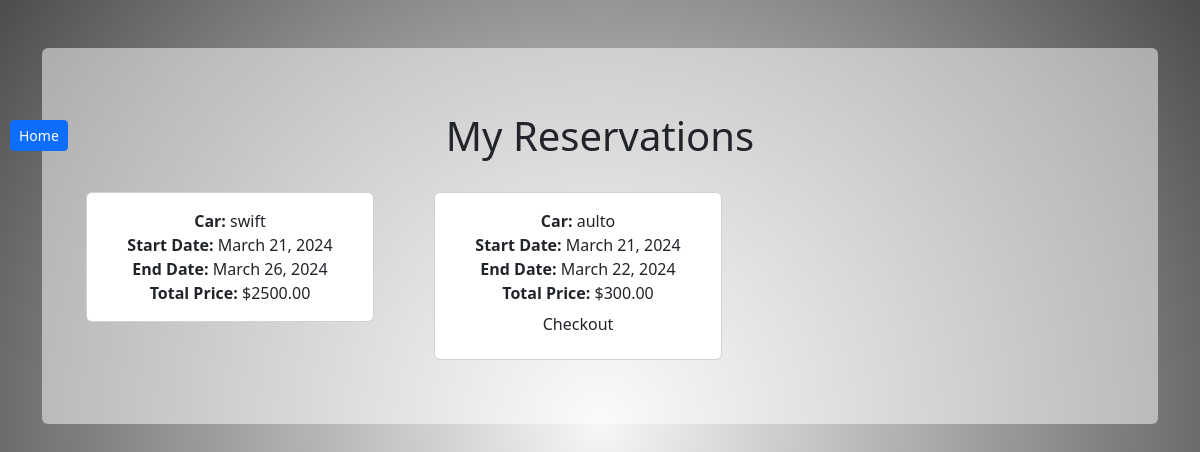
The page /reservations/ (signed in) on the database its author committed.
### app/models.py (models this page shows, shortened)
class CarReserve(models.Model):
    customer=models.ForeignKey(UserProfile,on_delete=models.CASCADE)
    car=models.ForeignKey(RentCar,on_delete=models.CASCADE)
    start_date=models.DateField()
    end_date=models.DateField()
    checked_out = models.BooleanField(default=False)
    created_on = models.DateTimeField(auto_now_add=True)
    total_price = models.DecimalField(max_digits=10, decimal_places=2, default=0.0)
    class Meta:
        ordering = ['-created_on']

class RentCar(models.Model):
    owner=models.ForeignKey(CarRenterProfile,on_delete=models.CASCADE,related_name="carrental_profile")
    name=models.CharField(max_length=200)
    price=models.PositiveBigIntegerField()
    car_img=models.ImageField(upload_to="static/images/car",default='static/images/car/default.jpg', blank=True, null=True)
    discription=models.CharField(max_length=200)
    STATUS_CHOICES = [
        ("available", "Available"),
        ("not_available", "Not Available"),
    ]
    status = models.CharField(max_length=200, choices=STATUS_CHOICES, default="available")

### app/views.py (the view)
# urls.py: path('reservations/', UserReservationListView.as_view(), name='user_reservation_list'),
class UserReservationListView(ListView):
    model = CarReserve
    template_name = 'user_reservation_list.html'
    context_object_name = 'reservations'
    def get_queryset(self):
        return CarReserve.objects.filter(customer=self.request.user.user_profile)

### app/templates/user_reservation_list.html (shortened to what this page needs)
<!DOCTYPE html>
<html lang="en">
<head>
    <link href="https://cdn.jsdelivr.net/npm/bootstrap@5.3.3/dist/css/bootstrap.min.css" rel="stylesheet">
</head>
<body class="vh-100" style="background: rgb(241, 239, 240);
background: radial-gradient(circle, rgb(248, 247, 247) 0%, rgb(76, 76, 77) 100%);">
<a href="{% url 'home' %}" class="btn btn-primary btn-sm" style="position: absolute; top: 120px; left: 10px;"> Home</a>
<div class="container mt-5">
    <div class="form-control border-0 p-5 bg-white bg-opacity-50" action="">
        <div class="text-center my-3">
            <div class="text-center my-3">
                <h1>My Reservations</h1>
            </div>
            <div class="row">
                {% for reservation in reservations %}
                <div class="col-md-4 mb-3 mb-sm-0 g-3">
                    <div class="card" style="width: 18rem;">
                        <div class="card-body">
                            <strong>Car:</strong> {{ reservation.car.name }}<br>
                            <strong>Start Date:</strong> {{ reservation.start_date }}<br>
                            <strong>End Date:</strong> {{ reservation.end_date }}<br>
                            <strong>Total Price:</strong> ${{ reservation.total_price }}<br>
                            {% if not reservation.checked_out %}
                            <form action="{% url 'update_reservation' reservation.id %}" method="post">
                                <button class="btn" type="submit">Checkout</button>
                            </form>
                            {% endif %}
                        </div>
                    </div>
                </div>
                {% endfor %}
            </div>
        </div>
    </div>
</div>
</body>
</html>

### rows shown on the page
CarReserve: car.name "swift", start_date "March 21, 2024", end_date "March 26, 2024", total_price "2500.00"
CarReserve: car.name "aulto", start_date "March 21, 2024", end_date "March 22, 2024", total_price "300.00", checked_out "Checkout"
